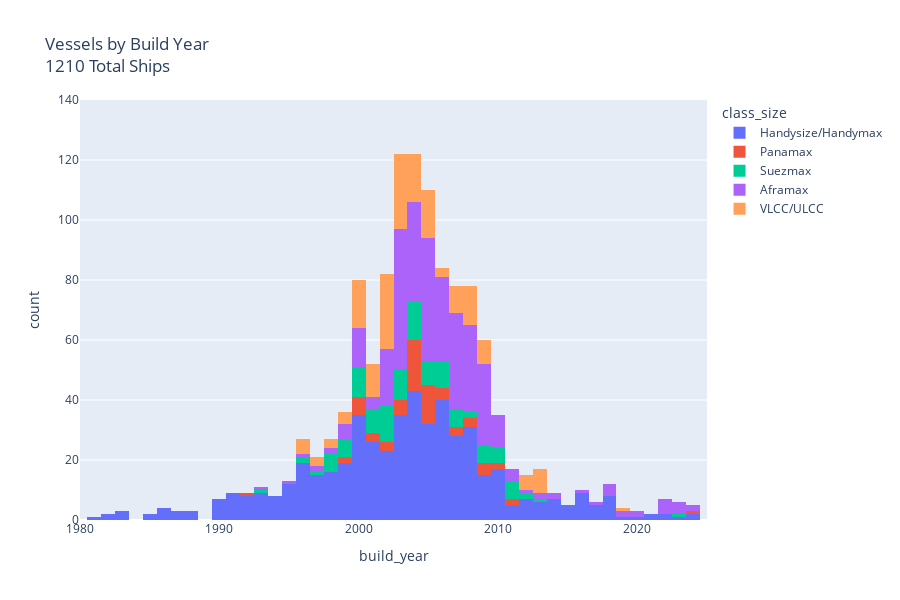

Notebook code for this chart:
### Markdown cell above
The class sizes neatly separates themselves

### Code cell
fig = px.histogram(df, x="build_year", color="class_size", nbins=100, title=f"Vessels by Build Year <br>"
                                                                            f"{df.shape[0]} Total Ships")
fig.update_layout(width=900, height=600)
fig.update_layout(
    xaxis=dict(range=[1980, 2025]),  # Sets x-axis range
    yaxis=dict(range=[0, 140])  # Sets y-axis range
)

fig.show()
fig.write_html("all_ships_year_interactive_plot.html")

### Figure 1 — Plotly figure (JSON) as saved in the notebook; plotly's stock layout.template omitted (floating-point values rounded to 4 significant figures; data arrays with more than 128 entries replaced by an {"elided": "..."} marker saying what was removed)
{"data": [{"bingroup": "x", "hovertemplate": "class_size=Handysize/Handymax<br>build_year=%{x}<br>count=%{y}<extra></extra>", "legendgroup": "Handysize/Handymax", "marker": {"color": "#636efa", "pattern": {"shape": ""}}, "name": "Handysize/Handymax", "nbinsx": 100, "orientation": "v", "showlegend": true, "type": "histogram", "x": {"elided": "529 float values"}, "xaxis": "x", "yaxis": "y"}, {"bingroup": "x", "hovertemplate": "class_size=Panamax<br>build_year=%{x}<br>count=%{y}<extra></extra>", "legendgroup": "Panamax", "marker": {"color": "#EF553B", "pattern": {"shape": ""}}, "name": "Panamax", "nbinsx": 100, "orientation": "v", "showlegend": true, "type": "histogram", "x": [1992.0, 1999.0, 2000.0, 2000.0, 2000.0, 2000.0, 2000.0, 1999.0, 2002.0, 2001.0, 2001.0, 2000.0, 2001.0, 2002.0, 2002.0, 2003.0, 2003.0, 2004.0, 2004.0, 2003.0, 2003.0, 2005.0, 2003.0, 2004.0, 2004.0, 2004.0, 2004.0, 2004.0, 2004.0, 2004.0, 2004.0, 2004.0, 2004.0, 2004.0, 2004.0, 2004.0, 2004.0, 2005.0, 2004.0, 2005.0, 2005.0, 2005.0, 2005.0, 2005.0, 2006.0, 2005.0, 2005.0, 2005.0, 2005.0, 2005.0, 2006.0, 2005.0, 2007.0, 2007.0, 2006.0, 2010.0, 2010.0, 2007.0, 2006.0, 2008.0, 2008.0, 2009.0, 2008.0, 2009.0, 2009.0, 2009.0, 2011.0, 2011.0, 2024.0], "xaxis": "x", "yaxis": "y"}, {"bingroup": "x", "hovertemplate": "class_size=Suezmax<br>build_year=%{x}<br>count=%{y}<extra></extra>", "legendgroup": "Suezmax", "marker": {"color": "#00cc96", "pattern": {"shape": ""}}, "name": "Suezmax", "nbinsx": 100, "orientation": "v", "showlegend": true, "type": "histogram", "x": [1993.0, 1996.0, 1996.0, 1997.0, 1998.0, 1998.0, 1998.0, 1998.0, 1999.0, 1998.0, 2000.0, 2000.0, 1999.0, 1999.0, 2000.0, 1999.0, 1998.0, 1999.0, 2000.0, 2000.0, 2000.0, 2001.0, 1999.0, 2000.0, 2000.0, 2001.0, 2000.0, 2000.0, 2001.0, 2001.0, 2001.0, 2002.0, 2002.0, 2002.0, 2001.0, 2002.0, 2002.0, 2002.0, 2002.0, 2003.0, 2002.0, 2003.0, 2003.0, 2003.0, 2002.0, 2003.0, 2003.0, 2002.0, 2003.0, 2004.0, 2003.0, 2005.0, 2001.0, 2001.0, 2002.0, 2002.0, 2003.0, 2004.0, 2004.0, 2004.0, 2003.0, 2004.0, 2004.0, 2004.0, 2004.0, 2004.0, 2004.0, 2004.0, 2005.0, 2005.0, 2004.0, 2004.0, 2005.0, 2005.0, 2006.0, 2006.0, 2006.0, 2005.0, 2005.0, 2006.0, 2007.0, 2006.0, 2006.0, 2005.0, 2007.0, 2007.0, 2006.0, 2006.0, 2006.0, 2007.0, 2007.0, 2008.0, 2008.0, 2009.0, 2007.0, 2010.0, 2009.0, 2009.0, 2009.0, 2010.0, 2011.0, 2010.0, 2009.0, 2010.0, 2009.0, 2010.0, 2011.0, 2011.0, 2011.0, 2011.0, 2013.0, 2011.0, 2012.0, 2012.0, 2023.0], "xaxis": "x", "yaxis": "y"}, {"bingroup": "x", "hovertemplate": "class_size=Aframax<br>build_year=%{x}<br>count=%{y}<extra></extra>", "legendgroup": "Aframax", "marker": {"color": "#ab63fa", "pattern": {"shape": ""}}, "name": "Aframax", "nbinsx": 100, "orientation": "v", "showlegend": true, "type": "histogram", "x": {"elided": "326 float values"}, "xaxis": "x", "yaxis": "y"}, {"bingroup": "x", "hovertemplate": "class_size=VLCC/ULCC<br>build_year=%{x}<br>count=%{y}<extra></extra>", "legendgroup": "VLCC/ULCC", "marker": {"color": "#FFA15A", "pattern": {"shape": ""}}, "name": "VLCC/ULCC", "nbinsx": 100, "orientation": "v", "showlegend": true, "type": "histogram", "x": {"elided": "171 float values"}, "xaxis": "x", "yaxis": "y"}], "layout": {"barmode": "relative", "height": 600, "legend": {"title": {"text": "class_size"}, "tracegroupgap": 0}, "title": {"text": "Vessels by Build Year <br>1210 Total Ships"}, "width": 900, "xaxis": {"anchor": "y", "domain": [0, 1], "range": [1980, 2025], "title": {"text": "build_year"}}, "yaxis": {"anchor": "x", "domain": [0, 1], "range": [0, 140], "title": {"text": "count"}}}}
